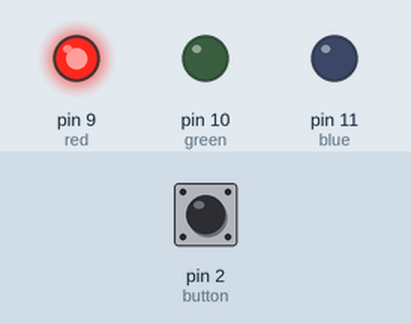
The sketch below on a simulated Arduino Uno, built with avr-gcc and run on an emulated ATmega328P. On the bench: output pins drawn as LEDs (lit = HIGH). The test bench sets the inputs (shaded band); at power-on: pin 2 (button) HIGH.

Above: at 1.2 s.
1.3 s: pin 2 (button) pulled LOW for 0.15 s
At 2.8 s:
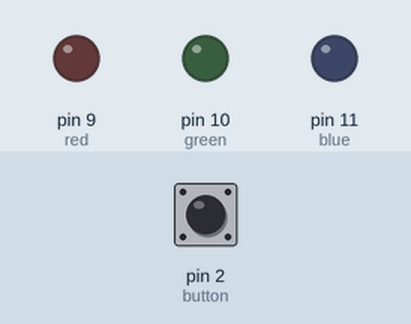
4.4 s: pin 2 (button) pulled LOW for 0.15 s
At 7.4 s:
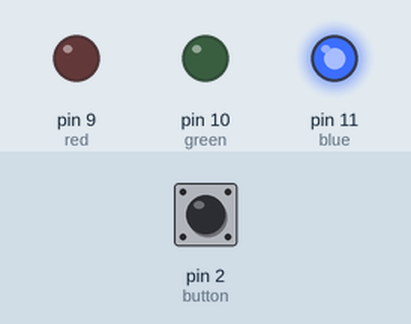
7.5 s: pin 2 (button) pulled LOW for 3.2 s
At 10.0 s:
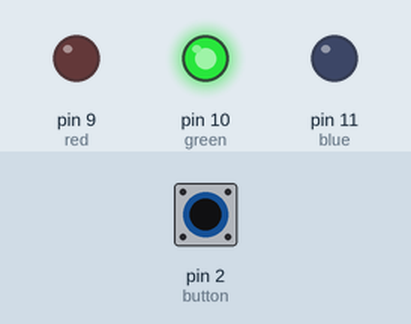
Timing chart, 0 to 19.7 s (numbered marks = the images above; inputs shaded):
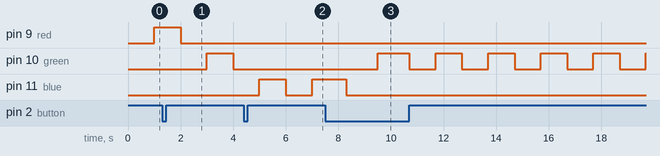

Measured:
- after the input at 1.3 s, pin 9 (red): goes on until 2.0 s, then stays LOW; pin 10 (green): LOW → HIGH after 1.7 s, → LOW 1.0 s later
- after the input at 4.4 s, pin 10 (green): stays LOW (without the input it goes to HIGH after 0.60 s); pin 11 (blue): LOW → HIGH after 0.60 s, → LOW 1.0 s later, → HIGH 1.0 s later
- after the input at 7.5 s, pin 10 (green): LOW → HIGH after 2.0 s, then repeats every 2.0 s: LOW 1.0 s, HIGH 1.0 s

The sketch:

sketch.ino
```cpp
#define blue 11
#define green 10
#define red 9
#define button 2
int mode=0;
int on=0;
unsigned long t1;
unsigned long t0;
void setup()
{
  pinMode(blue, OUTPUT);
  pinMode(green, OUTPUT);
  pinMode(red, OUTPUT);
  pinMode(button, INPUT_PULLUP);
  t0=millis();
}

void loop()
{
  if (digitalRead(button) == LOW)
      {
        mode = mode + 1;
        mode=mode%3;
        delay(400);
      }
  t1=millis();
  if ((t1-t0)>=1000)
  {
    if (on==0)
    {
      if (mode==0)
      {
        digitalWrite(red, HIGH);
        digitalWrite(green, LOW);
        digitalWrite(blue, LOW);
      }
      if (mode==1)
      {
        digitalWrite(red, LOW);
        digitalWrite(green, HIGH);
        digitalWrite(blue, LOW);
      }
      if (mode==2)
      {
        digitalWrite(red, LOW);
        digitalWrite(green, LOW);
        digitalWrite(blue, HIGH);
      }
      on=1;
    }
    else
    {
      digitalWrite(red, LOW);
      digitalWrite(green, LOW);
      digitalWrite(blue, LOW);
      on=0;
    }
    t0=millis();
  }
}
```
